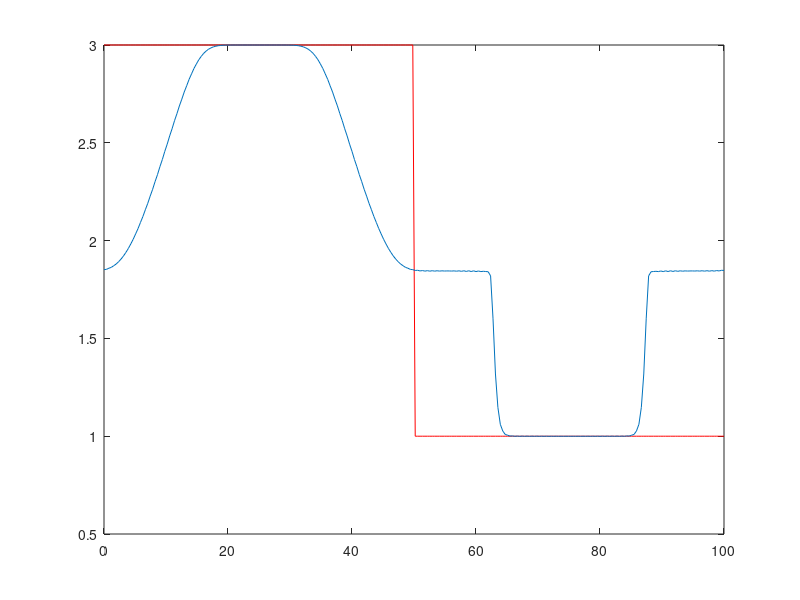

MATLAB code to generate this figure:
%%%%%%%%%%%%%%%%%%%%%%%%%%%%%%%%%%%%%%%%%%%%%%%%%%%%%%%%%%%%%%%%%%%%%%%%%%%
%-% ------------------------------------------------------------------- %-%
%-% Approximates a solution to the 1D SW equations given by the system  %-%
%-% (h)_t + (uh)_x = 0 (1)                                              %-%
%-% (uh)_t + (u^2h + 0.5gh^2)_x = 0, (2)                                %-%
%-% dam-break I.C. h(x >= L/2) = 1; h(x <= L/2) = 3; and initial        %-%
%-% velocity of u(x,0) = 0. Periodic boundary conditions on [0,100] are %-%
%-% assumed, and the approximation is done by a Fourier pseudospectral  %-%
%-% method, with a RK4 time stepping. Hyperviscosity is used.           %-%
%-% ------------------------------------------------------------------- %-%
%-% Author: Maurice S. Fabien, University of Washington (Jan-Jun 2014)  %-%
%-%                          , Rice University          (2014-    )     %-%
%-% Email : fabien@rice.edu                                             %-%
%-% GitHub: https://github.com/msfabien/                                %-%
%-% ------------------------------------------------------------------- %-%
%%%%%%%%%%%%%%%%%%%%%%%%%%%%%%%%%%%%%%%%%%%%%%%%%%%%%%%%%%%%%%%%%%%%%%%%%%%


function Code_Listing_5_3_3()
    clear all; close all; clc;
    n = 2^(8); 
    g = 1.0;
    L = 100.0; 
    B = L/(2*pi); %Domain rescale factor
    Tfin = 8.0;
    dt = 1e-1; 
    nmax = floor(Tfin/dt);
    x = linspace( 0, L, n )';
    h(x >= L/2) = 1; h(x <= L/2) = 3; h = h'; %Initial depth
    h0 = h;
    u = zeros(size(h)); %Initial velocity
    uh = u.*h; %Initial discharge
    k = [0:n/2-1 0 -n/2+1:-1]';
    %Pseudospectrally evaluate spatial derivatives.
    RHS_h = @(h,uh) -real(ifft(1i*k.*fft(uh))) - ... %RHS for (1)
    n^(-0.65)*real(ifft(k.^2.*fft(h))); %(hyperviscosity term)
    RHS_uh = @(h,uh) -real(ifft(1i*k.*fft(uh.^2./h+0.5*g*h.^2))); %RHS for (2)
    for jj = 1 : nmax
        k1 = (dt/B)*RHS_h(h ,uh); %Update h via RK4
        k2 = (dt/B)*RHS_h(h + k1/2,uh);
        k3 = (dt/B)*RHS_h(h + k2/2,uh);
        k4 = (dt/B)*RHS_h(h + k3 ,uh);
        h = h + (1/6)*( k1 + 2*(k2 + k3) + k4 );
        k1 = (dt/B)*RHS_uh(h,uh); %Update uh via RK4
        k2 = (dt/B)*RHS_uh(h,uh + k1/2);
        k3 = (dt/B)*RHS_uh(h,uh + k2/2);
        k4 = (dt/B)*RHS_uh(h,uh + k3);
        uh = uh + (1/6)*( k1 + 2*(k2 + k3) + k4 );
    end
    plot(x,h0,'r',x,h)
end